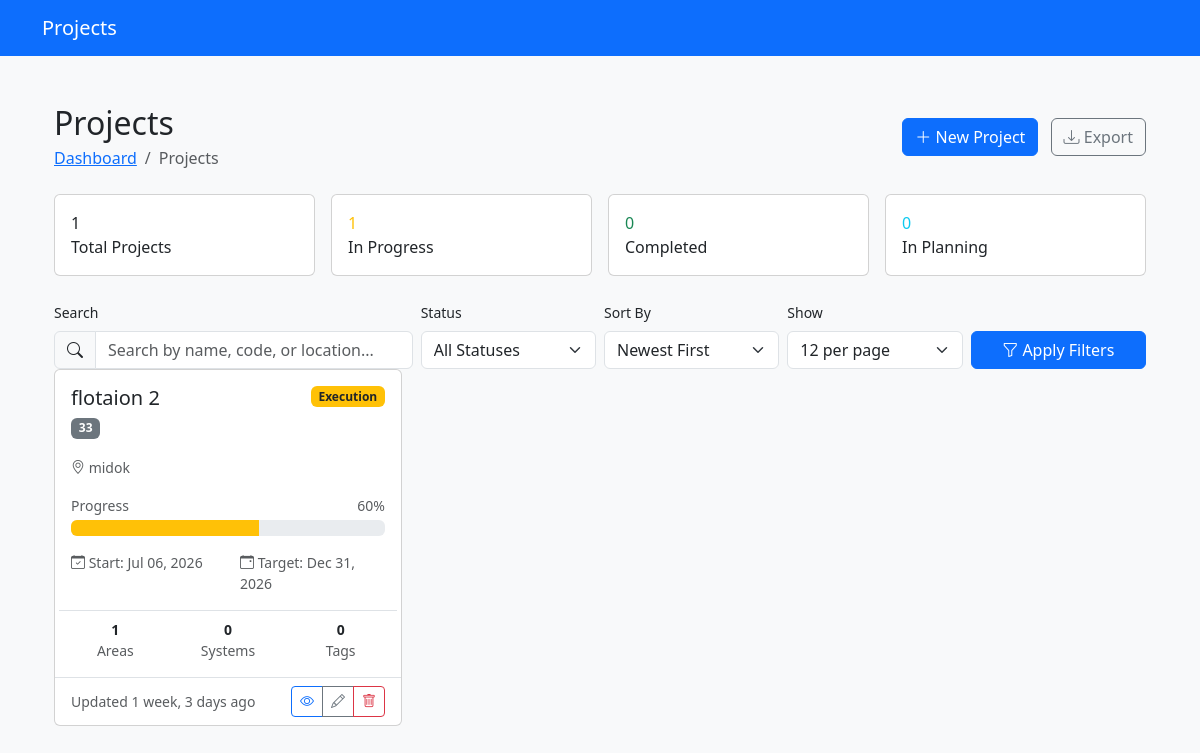
Page /core/projects/ on the earlier database version.
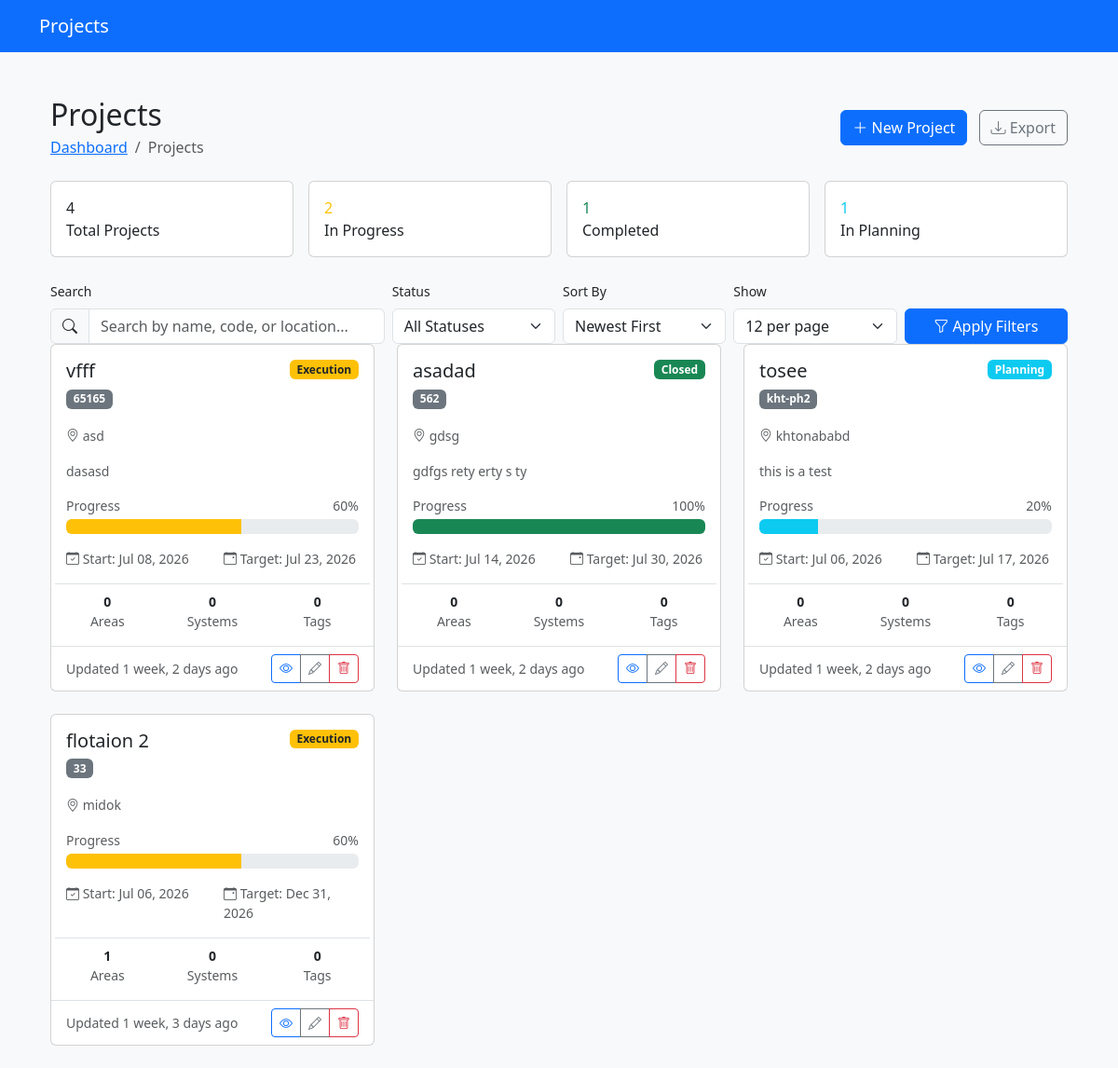
Same page on the later database version.
### core/models.py (models this page shows, shortened)
class Project(models.Model):
	class Status(models.TextChoices):
		INITIATION = 'INIT', 'Initiation'
		PLANNING = 'PLAN', 'Planning'
		EXECUTION = 'EXEC', 'Execution'
		COMMISSIONING = 'COMM', 'Commissioning'
		CLOSED = 'CLSD', 'Closed'
	name = models.CharField(max_length=255)
	code = models.CharField(max_length=50, unique=True, help_text="Short code, e.g., 'CU-PH2'")
	location = models.CharField(max_length=255)
	description = models.TextField(blank=True)
	start_date = models.DateField()
	target_completion_date = models.DateField()
	actual_completion_date = models.DateField(null=True, blank=True)
	status = models.CharField(max_length=4, choices=Status.choices, default=Status.INITIATION)
	created_at = models.DateTimeField(auto_now_add=True)
	updated_at = models.DateTimeField(auto_now=True)
	class Meta:
		ordering = ['-start_date']
		verbose_name = 'Project'
		verbose_name_plural = 'Projects'

### core/views.py (the view, shortened to what this page needs)
# urls.py: path('projects/', views.ProjectListView.as_view(), name='project-list'),
class ProjectListView(generic.ListView):
	model = Project
	template_name = 'core/project_list.html'
	context_object_name = 'projects'
	paginate_by = 12
	def get_queryset(self):
		queryset = Project.objects.annotate(
				area_count=Count('areas', distinct=True),
				system_count=Count('systems', distinct=True),
				equipment_count=Count('equipment_tags', distinct=True)
				)
		search = self.request.GET.get('search', '')
		status = self.request.GET.get('status', '')
		if status:
			queryset = queryset.filter(status=status)
		sort = self.request.GET.get('sort', '-created_at')
		allowed_sorts = ['name', '-name', 'created_at', '-created_at',
		                 'target_completion_date', '-target_completion_date']
		if sort in allowed_sorts:
			queryset = queryset.order_by(sort)
		return queryset
	def get_paginate_by(self, queryset):
		per_page = self.request.GET.get('per_page', '12')
		try:
			return int(per_page)
		except ValueError:
			return 12
	def get_context_data(self, **kwargs):
		context = super().get_context_data(**kwargs)
		queryset = Project.objects.all()
		context['total_count'] = queryset.count()
		context['in_progress_count'] = queryset.filter(status__in=['EXEC', 'COMM']).count()
		context['completed_count'] = queryset.filter(status='CLSD').count()
		context['planning_count'] = queryset.filter(status__in=['INIT', 'PLAN']).count()
		return context

### templates/core/project_list.html (shortened to what the changed rows need)
{% extends 'base.html' %}
{% load static %}
{% block content %}
<div class="container-fluid py-4">
  <div class="d-flex justify-content-between align-items-center mb-4">
    <div>
      <h1 class="h2 mb-1">Projects</h1>
    </div>
  </div>
  {% if projects %}
  <div class="row g-3 mb-4">
    <div class="col-md-3">
      <div class="card quick-stats">
        <div class="card-body">
          <div class="stat-item">
            <div class="stat-value">{{ total_count }}</div>
            <div class="stat-label">Total Projects</div>
          </div>
        </div>
      </div>
    </div>
    <div class="col-md-3">
      <div class="card quick-stats">
        <div class="card-body">
          <div class="stat-item">
            <div class="stat-value text-warning">{{ in_progress_count }}</div>
            <div class="stat-label">In Progress</div>
          </div>
        </div>
      </div>
    </div>
    <div class="col-md-3">
      <div class="card quick-stats">
        <div class="card-body">
          <div class="stat-item">
            <div class="stat-value text-success">{{ completed_count }}</div>
            <div class="stat-label">Completed</div>
          </div>
        </div>
      </div>
    </div>
    <div class="col-md-3">
      <div class="card quick-stats">
        <div class="card-body">
          <div class="stat-item">
            <div class="stat-value text-info">{{ planning_count }}</div>
            <div class="stat-label">In Planning</div>
          </div>
        </div>
      </div>
    </div>
  </div>
  {% endif %}
  {% if projects %}
  <div class="row g-4">
    {% for project in projects %}
    <div class="col-xl-4 col-md-6">
      <div class="card project-card status-{{ project.status|lower }} h-100">
        <div class="card-body">
          <div class="d-flex justify-content-between align-items-start mb-3">
            <div>
              <h5 class="card-title mb-1">
              <a href="{% url 'core:project-detail' project.pk %}" class="text-decoration-none text-dark stretched-link">
                  {{ project.name }}
                </a>
              </h5>
              <span class="badge bg-secondary">{{ project.code }}</span>
            </div>
            <span class="badge status-badge
                            {% if project.status == 'INIT' %}bg-secondary
                            {% elif project.status == 'PLAN' %}bg-info
                            {% elif project.status == 'EXEC' %}bg-warning text-dark
                            {% elif project.status == 'COMM' %}bg-orange
                            {% elif project.status == 'CLSD' %}bg-success
                            {% endif %}">
                            {{ project.get_status_display }}
                        </span>
          </div>
          <div class="mb-3">
            <small class="text-muted">
              <i class="bi bi-geo-alt"></i> {{ project.location }}
            </small>
          </div>
          {% if project.description %}
          <p class="card-text text-muted small mb-3">
            {{ project.description|truncatechars:120 }}
          </p>
          {% endif %}
          <div class="mb-3">
            <div class="d-flex justify-content-between small text-muted mb-1">
              <span>Progress</span>
              <span>
                                {% if project.status == 'INIT' %}5%
                                {% elif project.status == 'PLAN' %}20%
                                {% elif project.status == 'EXEC' %}60%
                                {% elif project.status == 'COMM' %}85%
                                {% elif project.status == 'CLSD' %}100%
                                {% endif %}
                            </span>
            </div>
            <div class="progress">
              <div class="progress-bar
                                {% if project.status == 'INIT' %}bg-secondary
                                {% elif project.status == 'PLAN' %}bg-info
                                {% elif project.status == 'EXEC' %}bg-warning
                                {% elif project.status == 'COMM' %}bg-orange
                                {% elif project.status == 'CLSD' %}bg-success
                                {% endif %}"
                   role="progressbar"
                   style="width:{% if project.status == 'INIT' %}5%
                                    {% elif project.status == 'PLAN' %}20%
                                    {% elif project.status == 'EXEC' %}60%
                                    {% elif project.status == 'COMM' %}85%
                                    {% elif project.status == 'CLSD' %}100%
                                    {% endif %}"
                   aria-valuenow="
                                    {% if project.status == 'INIT' %}5
                                    {% elif project.status == 'PLAN' %}20
                                    {% elif project.status == 'EXEC' %}60
                                    {% elif project.status == 'COMM' %}85
                                    {% elif project.status == 'CLSD' %}100
                                    {% endif %}"
                   aria-valuemin="0"
                   aria-valuemax="100">
              </div>
            </div>
          </div>
          <div class="row small text-muted mb-3">
            <div class="col-6">
              <i class="bi bi-calendar-check"></i>
              Start: {{ project.start_date|date:"M d, Y" }}
            </div>
            <div class="col-6">
              <i class="bi bi-calendar-event"></i>
              Target: {{ project.target_completion_date|date:"M d, Y" }}
            </div>
          </div>
          <div class="row small border-top pt-2">
            <div class="col-4 text-center">
              <div class="fw-bold">{{ project.areas.count }}</div>
              <div class="text-muted">Areas</div>
            </div>
            <div class="col-4 text-center">
              <div class="fw-bold">{{ project.systems.count }}</div>
              <div class="text-muted">Systems</div>
            </div>
            <div class="col-4 text-center">
              <div class="fw-bold">{{ project.equipment_tags.count }}</div>
              <div class="text-muted">Tags</div>
            </div>
          </div>
        </div>
        <div class="card-footer bg-transparent border-top">
          <div class="d-flex justify-content-between align-items-center">
            <small class="text-muted">
              Updated {{ project.updated_at|timesince }} ago
            </small>
            <div class="btn-group btn-group-sm">
              <a href="#" class="btn btn-outline-primary" title="View Details">
                <i class="bi bi-eye"></i>
              </a>
              <a href="#" class="btn btn-outline-secondary" title="Edit">
                <i class="bi bi-pencil"></i>
              </a>
              <a href="#" class="btn btn-outline-danger" title="Delete">
                <i class="bi bi-trash"></i>
              </a>
            </div>
          </div>
        </div>
      </div>
    </div>
    {% endfor %}
  </div>
  {% endif %}
</div>
{% endblock %}

Differences in the rows shown:
added Project: name "vfff", code "65165", status "Execution", location "asd", description "dasasd", shows "60%", start_date "Jul 08, 2026", target_completion_date "Jul 23, 2026", areas.count "0", systems.count "0", equipment_tags.count "0", updated_at "1 week, 2 days"
added Project: name "asadad", code "562", status "Closed", location "gdsg", description "gdfgs rety erty s ty", shows "100%", start_date "Jul 14, 2026", target_completion_date "Jul 30, 2026", areas.count "0", systems.count "0", equipment_tags.count "0", updated_at "1 week, 2 days"
added Project: name "tosee", code "kht-ph2", status "Planning", location "khtonababd", description "this is a test", shows "20%", start_date "Jul 06, 2026", target_completion_date "Jul 17, 2026", areas.count "0", systems.count "0", equipment_tags.count "0", updated_at "1 week, 2 days"
Other differences:
{{ total_count }}: "1" → "4"
{{ in_progress_count }}: "1" → "2"
{{ completed_count }}: "0" → "1"
{{ planning_count }}: "0" → "1"
